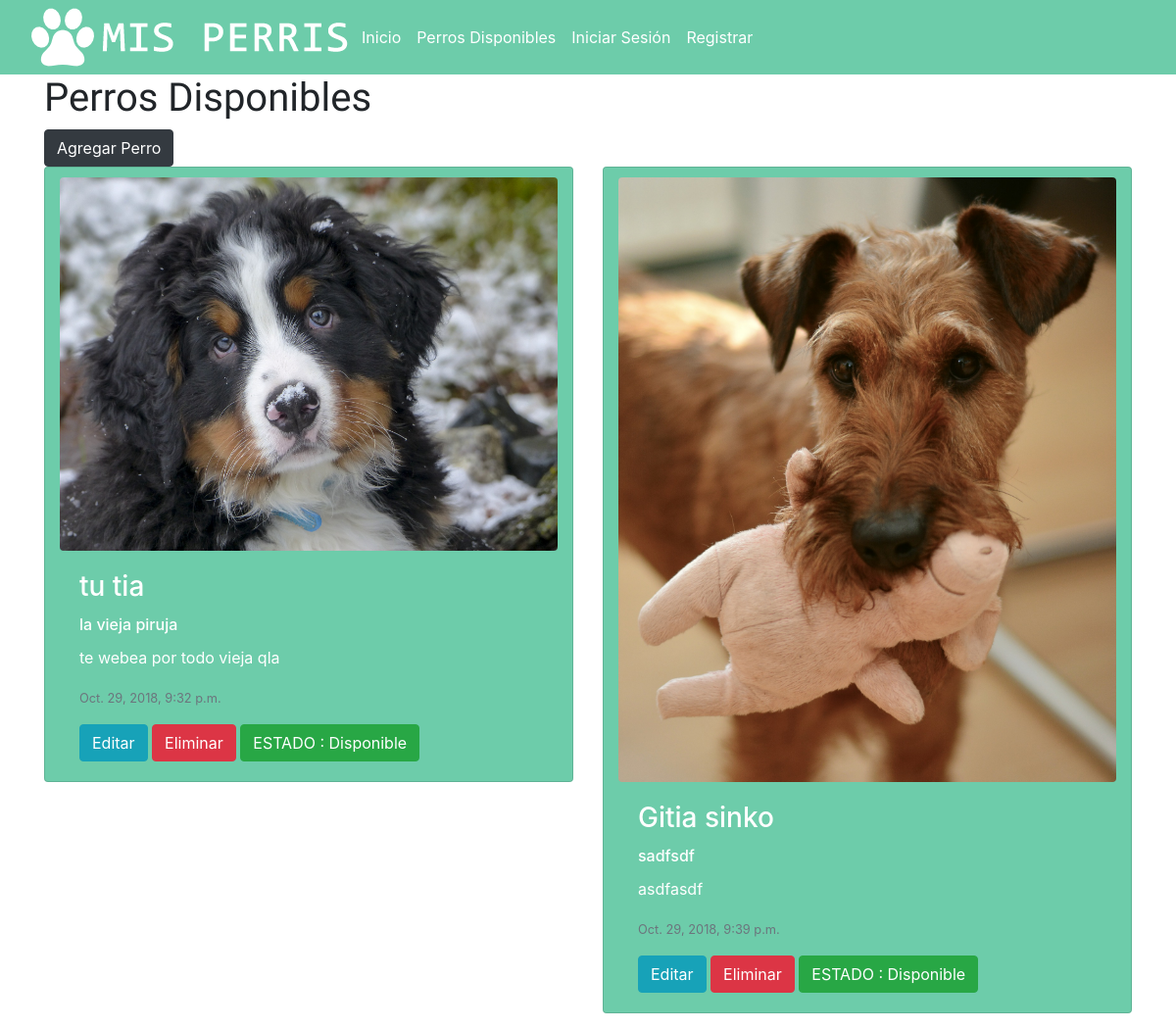
/perris, run on an earlier commit of the app's database.
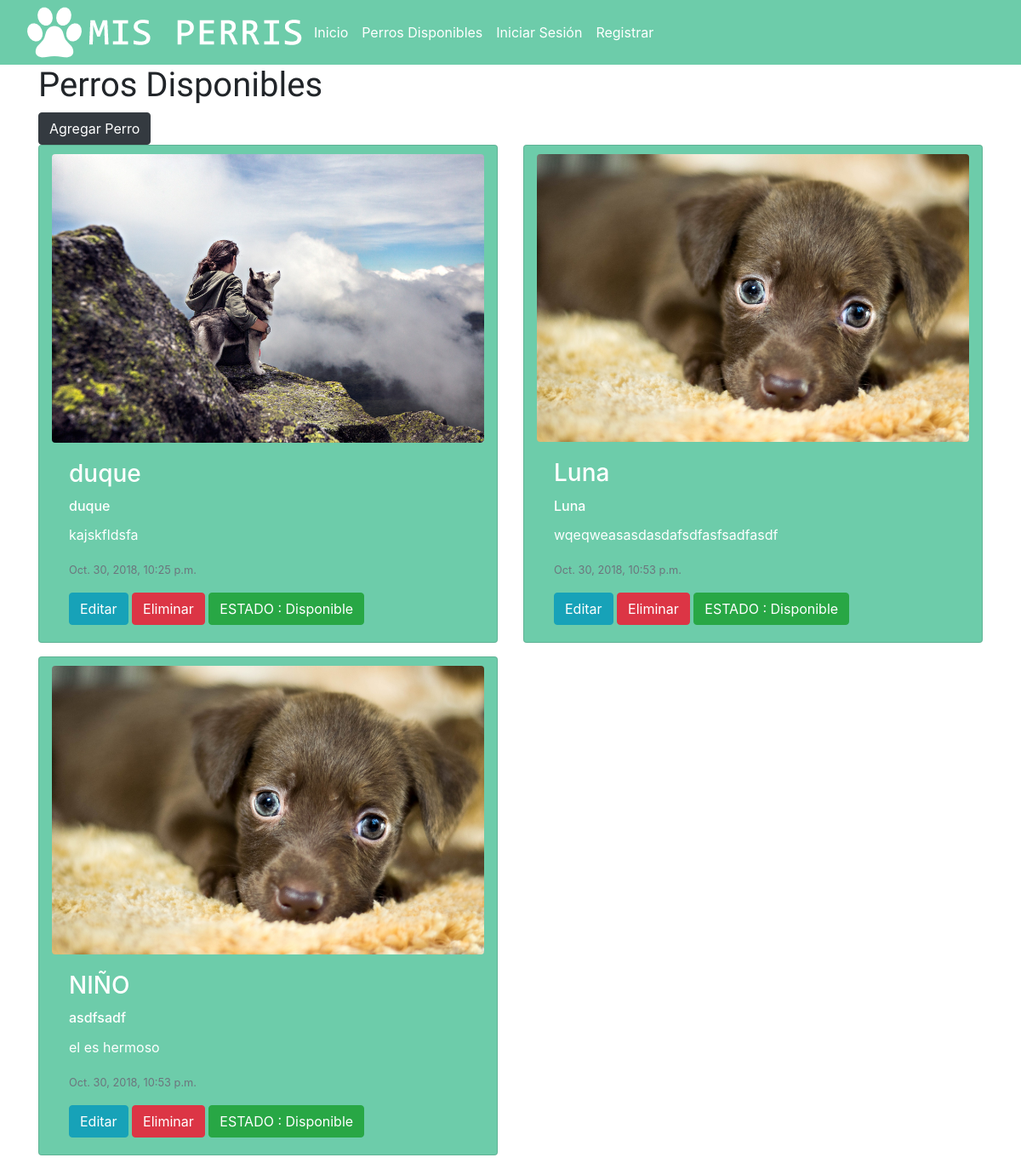
And on a later commit of the database.
### blog/models.py (models this page shows, shortened)
class Perros_Rescatados(models.Model):
    author = models.ForeignKey('auth.User', on_delete=models.CASCADE)
    estado= models.CharField(max_length=30, choices=ESTADOS, default='')
    foto_perro=models.FileField(blank=True, null=True)
    nombre_perro = models.CharField(max_length=200)
    raza_predominante = models.CharField(max_length=200)
    descripcion=models.TextField()
    published_date = models.DateTimeField(blank=True, null=True)
    class Meta:
        permissions = (
            ('usuarios', _('Usuarios')),
        )

### blog/views.py (the view)
# urls.py: url('perris', views.post_list , name= 'post_list'),
def post_list(request):
    perro = Perros_Rescatados.objects.filter(published_date__lte=timezone.now()).order_by('published_date')
    return render(request, 'blog/post_list.html', {'perro': perro})

### blog/templates/blog/post_list.html (shortened to what this page needs)
<!DOCTYPE html>
{% extends 'blog/base.html' %}
	{% block content %}
	<div class="container" >
<h1 class="animated fadeInLeft tituloperro">Perros Disponibles</h1>
<a href="{%url 'post_edit_addperro'%}" class="btn btn-dark animated fadeInLeft " >Agregar Perro</a>
<div class="row">
    {% for perro in perro %}
    <div class="col-12 col-md-6 col-lg-6">
       <div class="card mb-3 container animated fadeInLeft" style="background-color: #6DCCAA">
        {% if perro.foto_perro %}
  <img class="card-img-top image-responsive margenimagen rounded" src="{{perro.foto_perro.url}}" alt="Card image cap">
  {% endif %}
  <div class="card-body card-">
    <h3 class="card-title text-white">{{ perro.nombre_perro }}</h3>
    <h6 class="card-title text-white">{{perro.raza_predominante}}</h6>
    <p class="card-text text-white">{{perro.descripcion}}</p>
    <p class="card-text"><small class="text-muted">{{ perro.published_date }}</small></p>
  <a href="{% url 'post_edit' pk=perro.pk %}" class="btn btn-info">Editar</a>
 <a href="{% url 'post_delete' pk=perro.pk %}" class="btn btn-danger">Eliminar</a>
 <button class="btn btn-success">ESTADO : {{perro.estado}}</button>
  </div>
</div>
</div>
 {% endfor %}
</div>
</div>
	{% endblock %}

What changed in the data, as far as the page shows it:
removed Perros_Rescatados: foto_perro (picture), nombre_perro "tu tia", raza_predominante "la vieja piruja", descripcion "te webea por todo vieja qla", published_date "Oct. 29, 2018, 9:32 p.m.", estado "Disponible"
removed Perros_Rescatados: foto_perro (picture), nombre_perro "Gitia sinko", raza_predominante "sadfsdf", descripcion "asdfasdf", published_date "Oct. 29, 2018, 9:39 p.m.", estado "Disponible"
added Perros_Rescatados: foto_perro (picture), nombre_perro "duque", raza_predominante "duque", descripcion "kajskfldsfa", published_date "Oct. 30, 2018, 10:25 p.m.", estado "Disponible"
added Perros_Rescatados: foto_perro (picture), nombre_perro "Luna", raza_predominante "Luna", descripcion "wqeqweasasdasdafsdfasfsadfasdf", published_date "Oct. 30, 2018, 10:53 p.m.", estado "Disponible"
added Perros_Rescatados: foto_perro (picture), nombre_perro "NIÑO", raza_predominante "asdfsadf", descripcion "el es hermoso", published_date "Oct. 30, 2018, 10:53 p.m.", estado "Disponible"
